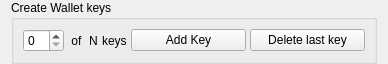
<?xml version="1.0" encoding="UTF-8"?>
<ui version="4.0">
 <class>WalletKeysCreateWidget</class>
 <widget class="QWidget" name="WalletKeysCreateWidget">
  <property name="geometry">
   <rect>
    <x>0</x>
    <y>0</y>
    <width>388</width>
    <height>64</height>
   </rect>
  </property>
  <property name="sizePolicy">
   <sizepolicy hsizetype="MinimumExpanding" vsizetype="Preferred">
    <horstretch>0</horstretch>
    <verstretch>0</verstretch>
   </sizepolicy>
  </property>
  <property name="windowTitle">
   <string>Coin Control</string>
  </property>
  <layout class="QVBoxLayout" name="verticalLayout">
   <property name="spacing">
    <number>10</number>
   </property>
   <property name="leftMargin">
    <number>11</number>
   </property>
   <property name="topMargin">
    <number>0</number>
   </property>
   <property name="rightMargin">
    <number>11</number>
   </property>
   <property name="bottomMargin">
    <number>0</number>
   </property>
   <item>
    <widget class="QGroupBox" name="groupBox">
     <property name="title">
      <string>Create Wallet keys</string>
     </property>
     <layout class="QVBoxLayout" name="verticalLayout_3">
      <item>
       <widget class="QWidget" name="widgetControl" native="true">
        <layout class="QHBoxLayout" name="horizontalLayout">
         <property name="spacing">
          <number>4</number>
         </property>
         <property name="leftMargin">
          <number>0</number>
         </property>
         <property name="topMargin">
          <number>0</number>
         </property>
         <property name="rightMargin">
          <number>0</number>
         </property>
         <property name="bottomMargin">
          <number>0</number>
         </property>
         <item>
          <widget class="QSpinBox" name="spinBoxRankM"/>
         </item>
         <item>
          <widget class="QLabel" name="label">
           <property name="text">
            <string> of </string>
           </property>
          </widget>
         </item>
         <item>
          <widget class="QLabel" name="labelRankN">
           <property name="text">
            <string>N</string>
           </property>
          </widget>
         </item>
         <item>
          <widget class="QLabel" name="label_2">
           <property name="text">
            <string>keys</string>
           </property>
          </widget>
         </item>
         <item>
          <widget class="QPushButton" name="pushButtonAddKey">
           <property name="sizePolicy">
            <sizepolicy hsizetype="Expanding" vsizetype="Fixed">
             <horstretch>0</horstretch>
             <verstretch>0</verstretch>
            </sizepolicy>
           </property>
           <property name="text">
            <string>Add Key</string>
           </property>
          </widget>
         </item>
         <item>
          <widget class="QPushButton" name="pushButtonDelKey">
           <property name="sizePolicy">
            <sizepolicy hsizetype="Expanding" vsizetype="Fixed">
             <horstretch>0</horstretch>
             <verstretch>0</verstretch>
            </sizepolicy>
           </property>
           <property name="text">
            <string>Delete last key</string>
           </property>
          </widget>
         </item>
        </layout>
       </widget>
      </item>
     </layout>
    </widget>
   </item>
  </layout>
 </widget>
 <resources/>
 <connections/>
</ui>
